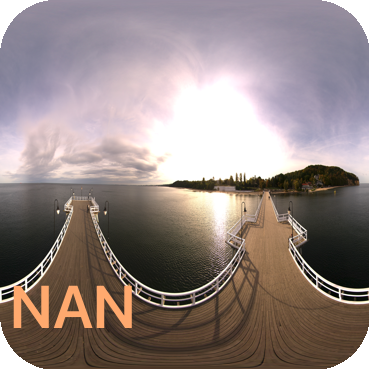
#> input picture SPL/femaleCandidate/Face1.png, 369 x 369 px
$ python picturesetup.py
#> lines starting #> are read from the running program, lines starting #| are printed output that depends on the picture; after the words box and inside, x2 and y2 are one past the last pixel; in counts of white or black regions, pixels touching at a corner belong together
#> the answer given: 3
#> the answer given: ../../../SPL/femaleCandidate/Face1.png
#> in addPicture, image is the input picture: PIL image 369x369 RGBA; mean R, G, B, A 144.7, 130.8, 128.4, 250.4

import os
from PIL import Image, ImageDraw, ImageFont, UnidentifiedImageError
from tkinter import messagebox
def addCurvedCorners(im, rad):
#> called with rad = 55
    im = im.resize((369,369))
    circle = Image.new('L', (rad * 2, rad * 2), 0)
#> circle: PIL image 110x110 L; every value is 0
    draw = ImageDraw.Draw(circle)
    draw.ellipse((0, 0, rad * 2, rad * 2), fill=255)
    alpha = Image.new('L', im.size, 255)
#> alpha: PIL image 369x369 L; every value is 255
    w, h = im.size
#> w = 369; h = 369
    alpha.paste(circle.crop((0, 0, rad, rad)), (0, 0))
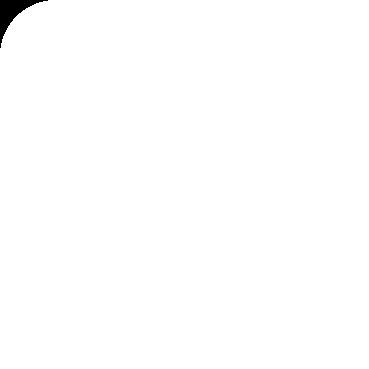
#> alpha: PIL image 369x369 L; 99.5% white; 1 black region, box (x1, y1, x2, y2) and area: (0, 0, 48, 48) 666
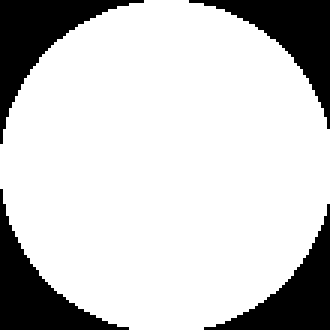
#> circle: PIL image 110x110 L (shown 3 times larger); 79.6% white; 4 black regions, box (x1, y1, x2, y2) and area: (0, 0, 48, 48) 666, (63, 0, 110, 43) 618, (0, 63, 43, 110) 618, (68, 68, 110, 110) 571
    alpha.paste(circle.crop((0, rad, rad, rad * 2)), (0, h - rad))
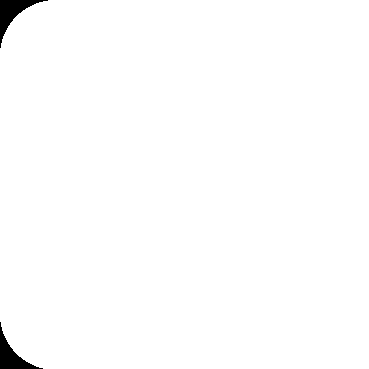
#> alpha: PIL image 369x369 L; 99.1% white; 2 black regions, box (x1, y1, x2, y2) and area: (0, 0, 48, 48) 666, (0, 322, 43, 369) 618
    alpha.paste(circle.crop((rad, 0, rad * 2, rad)), (w - rad, 0))
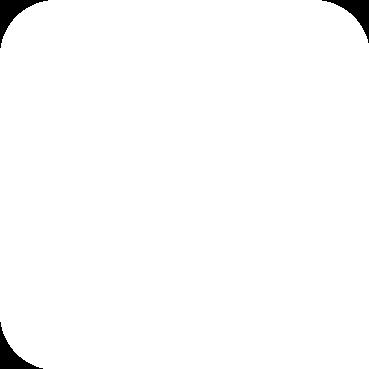
#> alpha: PIL image 369x369 L; 98.6% white; 3 black regions, box (x1, y1, x2, y2) and area: (0, 0, 48, 48) 666, (322, 0, 369, 43) 618, (0, 322, 43, 369) 618
    alpha.paste(circle.crop((rad, rad, rad * 2, rad * 2)), (w - rad, h - rad))
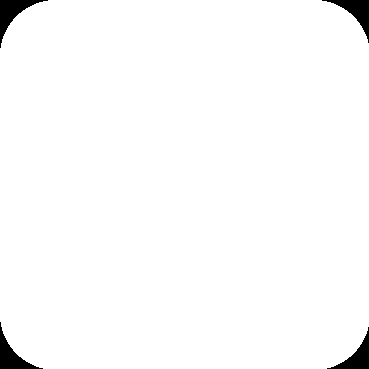
#> alpha: PIL image 369x369 L; 98.2% white; 4 black regions, box (x1, y1, x2, y2) and area: (0, 0, 48, 48) 666, (322, 0, 369, 43) 618, (0, 322, 43, 369) 618, (327, 327, 369, 369) 571
    im.putalpha(alpha)
    return im


def addPicture(index, path, savepath):
    image = Image.open(path)
    print('Opened')
    final_image = addCurvedCorners(image, 55)
    print('Curved')
    try:
        final_image.save(f'Face{index}.png')
    except FileNotFoundError:
        os.mkdir(savepath)
        final_image.save(f'Face{index}.png')


def askPicture(index, savepath):
    from tkinter import filedialog as fd
    file_filter = (('Image Files', '*.*'),)
    filename = fd.askopenfilename(title='Open File', initialdir='/', filetypes=file_filter)
    try:
        addPicture(index, filename, savepath)
        messagebox.showinfo('Import Image', f'Sucessfully imported image for Candidate {index}')
    except UnidentifiedImageError:
        messagebox.showerror('Import Image', 'Error - Unsupported ImageType')
        askPicture(index)


print('You are about to setup images for SwachBarathCoord')
candi = int(input('Enter number of candidates: '))
for i in range(1,candi+1):
    askPicture(i, '/')
